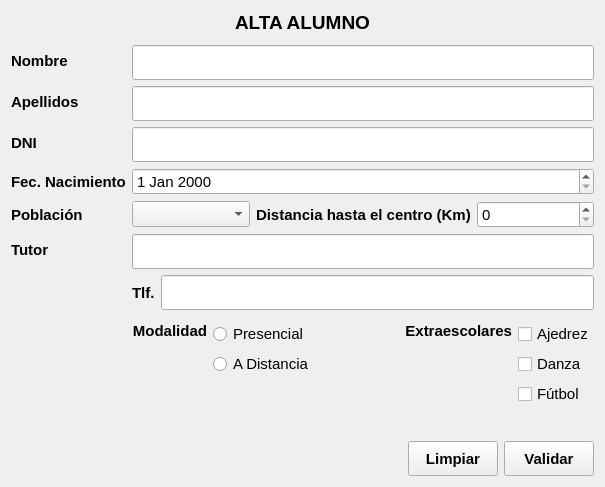
<?xml version="1.0" encoding="UTF-8"?>
<ui version="4.0">
 <class>alumnos</class>
 <widget class="QWidget" name="alumnos">
  <property name="geometry">
   <rect>
    <x>0</x>
    <y>0</y>
    <width>605</width>
    <height>487</height>
   </rect>
  </property>
  <property name="minimumSize">
   <size>
    <width>605</width>
    <height>487</height>
   </size>
  </property>
  <property name="maximumSize">
   <size>
    <width>605</width>
    <height>487</height>
   </size>
  </property>
  <property name="windowTitle">
   <string>Alta alumnos</string>
  </property>
  <layout class="QVBoxLayout" name="verticalLayout">
   <item>
    <widget class="QLabel" name="label">
     <property name="font">
      <font>
       <pointsize>14</pointsize>
       <bold>true</bold>
       <stylestrategy>PreferDefault</stylestrategy>
      </font>
     </property>
     <property name="text">
      <string>ALTA ALUMNO</string>
     </property>
     <property name="alignment">
      <set>Qt::AlignmentFlag::AlignCenter</set>
     </property>
    </widget>
   </item>
   <item>
    <spacer name="verticalSpacer_6">
     <property name="orientation">
      <enum>Qt::Orientation::Vertical</enum>
     </property>
     <property name="sizeHint" stdset="0">
      <size>
       <width>20</width>
       <height>40</height>
      </size>
     </property>
    </spacer>
   </item>
   <item>
    <layout class="QFormLayout" name="formLayout_2">
     <item row="0" column="0">
      <widget class="QLabel" name="vcLblNombre">
       <property name="font">
        <font>
         <pointsize>11</pointsize>
         <bold>true</bold>
        </font>
       </property>
       <property name="text">
        <string>Nombre</string>
       </property>
      </widget>
     </item>
     <item row="0" column="1">
      <widget class="QLineEdit" name="vcTxtNombre">
       <property name="minimumSize">
        <size>
         <width>0</width>
         <height>35</height>
        </size>
       </property>
       <property name="maximumSize">
        <size>
         <width>16777215</width>
         <height>35</height>
        </size>
       </property>
       <property name="font">
        <font>
         <pointsize>11</pointsize>
        </font>
       </property>
      </widget>
     </item>
     <item row="1" column="0">
      <widget class="QLabel" name="vcLblApell">
       <property name="font">
        <font>
         <pointsize>11</pointsize>
         <bold>true</bold>
        </font>
       </property>
       <property name="text">
        <string>Apellidos</string>
       </property>
      </widget>
     </item>
     <item row="1" column="1">
      <widget class="QLineEdit" name="vcTxtApell">
       <property name="minimumSize">
        <size>
         <width>0</width>
         <height>35</height>
        </size>
       </property>
       <property name="maximumSize">
        <size>
         <width>16777215</width>
         <height>35</height>
        </size>
       </property>
       <property name="font">
        <font>
         <pointsize>11</pointsize>
        </font>
       </property>
      </widget>
     </item>
     <item row="2" column="0">
      <widget class="QLabel" name="vcLblDni">
       <property name="font">
        <font>
         <pointsize>11</pointsize>
         <bold>true</bold>
        </font>
       </property>
       <property name="text">
        <string>DNI</string>
       </property>
      </widget>
     </item>
     <item row="2" column="1">
      <widget class="QLineEdit" name="vcTxtDni">
       <property name="minimumSize">
        <size>
         <width>0</width>
         <height>35</height>
        </size>
       </property>
       <property name="maximumSize">
        <size>
         <width>16777215</width>
         <height>35</height>
        </size>
       </property>
       <property name="font">
        <font>
         <pointsize>11</pointsize>
        </font>
       </property>
      </widget>
     </item>
     <item row="3" column="0">
      <widget class="QLabel" name="vcLblDni_4">
       <property name="font">
        <font>
         <pointsize>11</pointsize>
         <bold>true</bold>
        </font>
       </property>
       <property name="text">
        <string>Fec. Nacimiento</string>
       </property>
      </widget>
     </item>
     <item row="3" column="1">
      <widget class="QDateEdit" name="vcDateEdit">
       <property name="font">
        <font>
         <pointsize>11</pointsize>
        </font>
       </property>
      </widget>
     </item>
     <item row="4" column="0">
      <widget class="QLabel" name="vcLblDni_3">
       <property name="font">
        <font>
         <pointsize>11</pointsize>
         <bold>true</bold>
        </font>
       </property>
       <property name="text">
        <string>Población</string>
       </property>
      </widget>
     </item>
     <item row="4" column="1">
      <layout class="QHBoxLayout" name="horizontalLayout_2">
       <item>
        <widget class="QComboBox" name="vccboboxPobl">
         <property name="font">
          <font>
           <pointsize>11</pointsize>
          </font>
         </property>
        </widget>
       </item>
       <item>
        <widget class="QLabel" name="vcLblDni_2">
         <property name="font">
          <font>
           <pointsize>11</pointsize>
           <bold>true</bold>
          </font>
         </property>
         <property name="text">
          <string>Distancia hasta el centro (Km)</string>
         </property>
        </widget>
       </item>
       <item>
        <widget class="QSpinBox" name="vcspinBoxDist">
         <property name="font">
          <font>
           <pointsize>11</pointsize>
          </font>
         </property>
         <property name="maximum">
          <number>30</number>
         </property>
        </widget>
       </item>
      </layout>
     </item>
     <item row="5" column="0">
      <widget class="QLabel" name="vcLblTutor">
       <property name="font">
        <font>
         <pointsize>11</pointsize>
         <bold>true</bold>
        </font>
       </property>
       <property name="text">
        <string>Tutor</string>
       </property>
      </widget>
     </item>
     <item row="5" column="1">
      <widget class="QLineEdit" name="vcTxtTutor">
       <property name="minimumSize">
        <size>
         <width>0</width>
         <height>35</height>
        </size>
       </property>
       <property name="maximumSize">
        <size>
         <width>16777215</width>
         <height>35</height>
        </size>
       </property>
       <property name="font">
        <font>
         <pointsize>11</pointsize>
        </font>
       </property>
      </widget>
     </item>
     <item row="7" column="1">
      <spacer name="verticalSpacer_5">
       <property name="orientation">
        <enum>Qt::Orientation::Vertical</enum>
       </property>
       <property name="sizeHint" stdset="0">
        <size>
         <width>456</width>
         <height>13</height>
        </size>
       </property>
      </spacer>
     </item>
     <item row="8" column="1">
      <layout class="QHBoxLayout" name="horizontalLayout_4">
       <item>
        <layout class="QHBoxLayout" name="horizontalLayout_6">
         <item>
          <layout class="QVBoxLayout" name="verticalLayout_2">
           <item>
            <widget class="QLabel" name="vclblModalidad">
             <property name="font">
              <font>
               <pointsize>11</pointsize>
               <bold>true</bold>
              </font>
             </property>
             <property name="layoutDirection">
              <enum>Qt::LayoutDirection::LeftToRight</enum>
             </property>
             <property name="text">
              <string>Modalidad</string>
             </property>
             <property name="alignment">
              <set>Qt::AlignmentFlag::AlignRight|Qt::AlignmentFlag::AlignTrailing|Qt::AlignmentFlag::AlignVCenter</set>
             </property>
            </widget>
           </item>
           <item>
            <spacer name="verticalSpacer">
             <property name="orientation">
              <enum>Qt::Orientation::Vertical</enum>
             </property>
             <property name="sizeHint" stdset="0">
              <size>
               <width>20</width>
               <height>40</height>
              </size>
             </property>
            </spacer>
           </item>
          </layout>
         </item>
         <item>
          <layout class="QVBoxLayout" name="verticalLayout_5">
           <item>
            <widget class="QRadioButton" name="vcRdBtnDist">
             <property name="font">
              <font>
               <pointsize>11</pointsize>
              </font>
             </property>
             <property name="text">
              <string>Presencial</string>
             </property>
            </widget>
           </item>
           <item>
            <widget class="QRadioButton" name="vcRdBtnPrese">
             <property name="font">
              <font>
               <pointsize>11</pointsize>
              </font>
             </property>
             <property name="text">
              <string>A Distancia</string>
             </property>
            </widget>
           </item>
           <item>
            <spacer name="verticalSpacer_2">
             <property name="orientation">
              <enum>Qt::Orientation::Vertical</enum>
             </property>
             <property name="sizeHint" stdset="0">
              <size>
               <width>20</width>
               <height>40</height>
              </size>
             </property>
            </spacer>
           </item>
          </layout>
         </item>
        </layout>
       </item>
       <item>
        <spacer name="horizontalSpacer_2">
         <property name="orientation">
          <enum>Qt::Orientation::Horizontal</enum>
         </property>
         <property name="sizeHint" stdset="0">
          <size>
           <width>40</width>
           <height>20</height>
          </size>
         </property>
        </spacer>
       </item>
       <item>
        <spacer name="horizontalSpacer_3">
         <property name="orientation">
          <enum>Qt::Orientation::Horizontal</enum>
         </property>
         <property name="sizeHint" stdset="0">
          <size>
           <width>40</width>
           <height>20</height>
          </size>
         </property>
        </spacer>
       </item>
       <item>
        <layout class="QHBoxLayout" name="horizontalLayout_3">
         <item>
          <layout class="QVBoxLayout" name="verticalLayout_3">
           <item>
            <widget class="QLabel" name="vcLblExtra">
             <property name="font">
              <font>
               <pointsize>11</pointsize>
               <bold>true</bold>
              </font>
             </property>
             <property name="text">
              <string>Extraescolares</string>
             </property>
             <property name="alignment">
              <set>Qt::AlignmentFlag::AlignRight|Qt::AlignmentFlag::AlignTrailing|Qt::AlignmentFlag::AlignVCenter</set>
             </property>
            </widget>
           </item>
           <item>
            <spacer name="verticalSpacer_3">
             <property name="orientation">
              <enum>Qt::Orientation::Vertical</enum>
             </property>
             <property name="sizeHint" stdset="0">
              <size>
               <width>20</width>
               <height>40</height>
              </size>
             </property>
            </spacer>
           </item>
          </layout>
         </item>
         <item>
          <layout class="QVBoxLayout" name="verticalLayout_4">
           <item>
            <widget class="QCheckBox" name="vcChkboxAjedrez">
             <property name="font">
              <font>
               <pointsize>11</pointsize>
              </font>
             </property>
             <property name="text">
              <string>Ajedrez</string>
             </property>
            </widget>
           </item>
           <item>
            <widget class="QCheckBox" name="vcChkBoDanza">
             <property name="font">
              <font>
               <pointsize>11</pointsize>
              </font>
             </property>
             <property name="text">
              <string>Danza</string>
             </property>
            </widget>
           </item>
           <item>
            <widget class="QCheckBox" name="vcChkBoxFtbol">
             <property name="font">
              <font>
               <pointsize>11</pointsize>
              </font>
             </property>
             <property name="text">
              <string>Fútbol</string>
             </property>
            </widget>
           </item>
           <item>
            <spacer name="verticalSpacer_4">
             <property name="orientation">
              <enum>Qt::Orientation::Vertical</enum>
             </property>
             <property name="sizeHint" stdset="0">
              <size>
               <width>20</width>
               <height>40</height>
              </size>
             </property>
            </spacer>
           </item>
          </layout>
         </item>
        </layout>
       </item>
      </layout>
     </item>
     <item row="6" column="1">
      <layout class="QHBoxLayout" name="horizontalLayout_7">
       <item>
        <widget class="QLabel" name="vcLblTlf">
         <property name="font">
          <font>
           <pointsize>11</pointsize>
           <bold>true</bold>
          </font>
         </property>
         <property name="text">
          <string>Tlf.</string>
         </property>
        </widget>
       </item>
       <item>
        <widget class="QLineEdit" name="vcTxtTlf">
         <property name="minimumSize">
          <size>
           <width>0</width>
           <height>35</height>
          </size>
         </property>
         <property name="maximumSize">
          <size>
           <width>16777215</width>
           <height>35</height>
          </size>
         </property>
         <property name="font">
          <font>
           <pointsize>11</pointsize>
          </font>
         </property>
        </widget>
       </item>
      </layout>
     </item>
    </layout>
   </item>
   <item>
    <spacer name="verticalSpacer_8">
     <property name="orientation">
      <enum>Qt::Orientation::Vertical</enum>
     </property>
     <property name="sizeHint" stdset="0">
      <size>
       <width>20</width>
       <height>40</height>
      </size>
     </property>
    </spacer>
   </item>
   <item>
    <spacer name="verticalSpacer_7">
     <property name="orientation">
      <enum>Qt::Orientation::Vertical</enum>
     </property>
     <property name="sizeHint" stdset="0">
      <size>
       <width>20</width>
       <height>40</height>
      </size>
     </property>
    </spacer>
   </item>
   <item>
    <layout class="QHBoxLayout" name="horizontalLayout">
     <item>
      <spacer name="horizontalSpacer">
       <property name="orientation">
        <enum>Qt::Orientation::Horizontal</enum>
       </property>
       <property name="sizeHint" stdset="0">
        <size>
         <width>40</width>
         <height>20</height>
        </size>
       </property>
      </spacer>
     </item>
     <item>
      <widget class="QPushButton" name="VcBtnCancelar">
       <property name="sizePolicy">
        <sizepolicy hsizetype="Minimum" vsizetype="Minimum">
         <horstretch>0</horstretch>
         <verstretch>0</verstretch>
        </sizepolicy>
       </property>
       <property name="minimumSize">
        <size>
         <width>90</width>
         <height>35</height>
        </size>
       </property>
       <property name="font">
        <font>
         <pointsize>11</pointsize>
         <bold>true</bold>
        </font>
       </property>
       <property name="text">
        <string>Limpiar</string>
       </property>
      </widget>
     </item>
     <item>
      <widget class="QPushButton" name="vcBtnGuardar">
       <property name="sizePolicy">
        <sizepolicy hsizetype="Minimum" vsizetype="Minimum">
         <horstretch>0</horstretch>
         <verstretch>0</verstretch>
        </sizepolicy>
       </property>
       <property name="minimumSize">
        <size>
         <width>90</width>
         <height>35</height>
        </size>
       </property>
       <property name="font">
        <font>
         <pointsize>11</pointsize>
         <bold>true</bold>
        </font>
       </property>
       <property name="text">
        <string>Validar</string>
       </property>
      </widget>
     </item>
    </layout>
   </item>
  </layout>
 </widget>
 <resources/>
 <connections/>
</ui>
